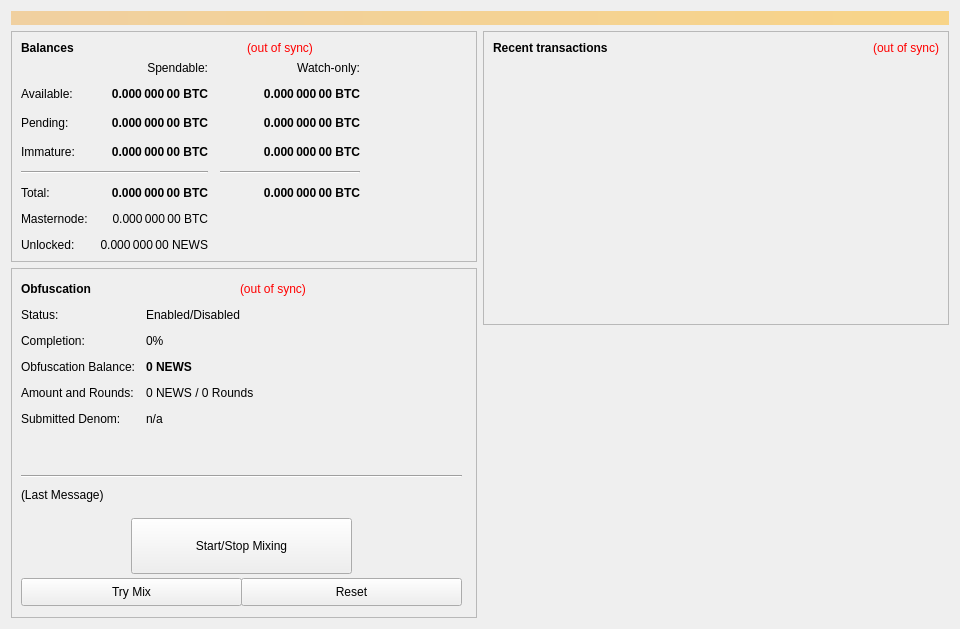
<?xml version="1.0" encoding="UTF-8"?>
<ui version="4.0">
 <class>OverviewPage</class>
 <widget class="QWidget" name="OverviewPage">
  <property name="geometry">
   <rect>
    <x>0</x>
    <y>0</y>
    <width>960</width>
    <height>615</height>
   </rect>
  </property>
  <property name="minimumSize">
   <size>
    <width>960</width>
    <height>0</height>
   </size>
  </property>
  <property name="windowTitle">
   <string>Form</string>
  </property>
  <layout class="QVBoxLayout" name="topLayout">
   <item>
    <widget class="QLabel" name="labelAlerts">
     <property name="visible">
      <bool>false</bool>
     </property>
     <property name="styleSheet">
      <string notr="true">background-color: qlineargradient(x1: 0, y1: 0, x2: 1, y2: 0, stop:0 #F0D0A0, stop:1 #F8D488); color:#000000;</string>
     </property>
     <property name="wordWrap">
      <bool>true</bool>
     </property>
     <property name="margin">
      <number>3</number>
     </property>
    </widget>
   </item>
   <item>
    <layout class="QHBoxLayout" name="horizontalLayout" stretch="1,1">
     <item>
      <layout class="QVBoxLayout" name="verticalLayout_2">
       <item>
        <widget class="QFrame" name="frame">
         <property name="frameShape">
          <enum>QFrame::StyledPanel</enum>
         </property>
         <property name="frameShadow">
          <enum>QFrame::Raised</enum>
         </property>
         <layout class="QVBoxLayout" name="verticalLayout_4">
          <item>
           <layout class="QHBoxLayout" name="horizontalLayout_4">
            <item>
             <widget class="QLabel" name="labelBalanceText">
              <property name="font">
               <font>
                <weight>75</weight>
                <bold>true</bold>
               </font>
              </property>
              <property name="text">
               <string>Balances</string>
              </property>
             </widget>
            </item>
            <item>
             <widget class="QLabel" name="labelWalletStatus">
     <property name="visible">
      <bool>false</bool>
     </property>
              <property name="cursor">
               <cursorShape>WhatsThisCursor</cursorShape>
              </property>
              <property name="toolTip">
               <string>The displayed information may be out of date. Your wallet automatically synchronizes with the News24coin network after a connection is established, but this process has not completed yet.</string>
              </property>
              <property name="styleSheet">
               <string notr="true">QLabel { color: red; }</string>
              </property>
              <property name="text">
               <string notr="true">(out of sync)</string>
              </property>
              <property name="alignment">
               <set>Qt::AlignLeading|Qt::AlignLeft|Qt::AlignVCenter</set>
              </property>
             </widget>
            </item>
           
           </layout>
          </item>
          <item>
           <layout class="QGridLayout" name="gridLayout">
            <property name="spacing">
             <number>12</number>
            </property>
            <item row="2" column="2">
             <widget class="QLabel" name="labelWatchPending">
              <property name="font">
               <font>
                <weight>75</weight>
                <bold>true</bold>
               </font>
              </property>
              <property name="cursor">
               <cursorShape>IBeamCursor</cursorShape>
              </property>
              <property name="toolTip">
               <string>Unconfirmed transactions to watch-only addresses</string>
              </property>
              <property name="text">
               <string notr="true">0.000 000 00 BTC</string>
              </property>
              <property name="alignment">
               <set>Qt::AlignRight|Qt::AlignTrailing|Qt::AlignVCenter</set>
              </property>
              <property name="textInteractionFlags">
               <set>Qt::LinksAccessibleByMouse|Qt::TextSelectableByKeyboard|Qt::TextSelectableByMouse</set>
              </property>
             </widget>
            </item>
            <item row="2" column="1">
             <widget class="QLabel" name="labelUnconfirmed">
              <property name="font">
               <font>
                <weight>75</weight>
                <bold>true</bold>
               </font>
              </property>
              <property name="cursor">
               <cursorShape>IBeamCursor</cursorShape>
              </property>
              <property name="toolTip">
               <string>Total of transactions that have yet to be confirmed, and do not yet count toward the spendable balance</string>
              </property>
              <property name="text">
               <string notr="true">0.000 000 00 BTC</string>
              </property>
              <property name="alignment">
               <set>Qt::AlignRight|Qt::AlignTrailing|Qt::AlignVCenter</set>
              </property>
              <property name="textInteractionFlags">
               <set>Qt::LinksAccessibleByMouse|Qt::TextSelectableByKeyboard|Qt::TextSelectableByMouse</set>
              </property>
             </widget>
            </item>
            <item row="3" column="2">
             <widget class="QLabel" name="labelWatchImmature">
              <property name="font">
               <font>
                <weight>75</weight>
                <bold>true</bold>
               </font>
              </property>
              <property name="cursor">
               <cursorShape>IBeamCursor</cursorShape>
              </property>
              <property name="toolTip">
               <string>Staked or masternode rewards in watch-only addresses that has not yet matured</string>
              </property>
              <property name="text">
               <string notr="true">0.000 000 00 BTC</string>
              </property>
              <property name="alignment">
               <set>Qt::AlignRight|Qt::AlignTrailing|Qt::AlignVCenter</set>
              </property>
              <property name="textInteractionFlags">
               <set>Qt::LinksAccessibleByMouse|Qt::TextSelectableByKeyboard|Qt::TextSelectableByMouse</set>
              </property>
             </widget>
            </item>
            <item row="4" column="0" colspan="2">
             <widget class="Line" name="lineSpendableBalance">
              <property name="orientation">
               <enum>Qt::Horizontal</enum>
              </property>
             </widget>
            </item>
            <item row="4" column="2">
             <widget class="Line" name="lineWatchBalance">
              <property name="sizePolicy">
               <sizepolicy hsizetype="Preferred" vsizetype="Fixed">
                <horstretch>0</horstretch>
                <verstretch>0</verstretch>
               </sizepolicy>
              </property>
              <property name="minimumSize">
               <size>
                <width>140</width>
                <height>0</height>
               </size>
              </property>
              <property name="orientation">
               <enum>Qt::Horizontal</enum>
              </property>
             </widget>
            </item>
            <item row="5" column="0">
             <widget class="QLabel" name="labelTotalText">
              <property name="text">
               <string>Total:</string>
              </property>
             </widget>
            </item>
            <item row="3" column="1">
             <widget class="QLabel" name="labelImmature">
              <property name="font">
               <font>
                <weight>75</weight>
                <bold>true</bold>
               </font>
              </property>
              <property name="cursor">
               <cursorShape>IBeamCursor</cursorShape>
              </property>
              <property name="toolTip">
               <string>Staked or masternode rewards that has not yet matured</string>
              </property>
              <property name="text">
               <string notr="true">0.000 000 00 BTC</string>
              </property>
              <property name="alignment">
               <set>Qt::AlignRight|Qt::AlignTrailing|Qt::AlignVCenter</set>
              </property>
              <property name="textInteractionFlags">
               <set>Qt::LinksAccessibleByMouse|Qt::TextSelectableByKeyboard|Qt::TextSelectableByMouse</set>
              </property>
             </widget>
            </item>
            <item row="2" column="3">
             <spacer name="horizontalSpacer_2">
              <property name="orientation">
               <enum>Qt::Horizontal</enum>
              </property>
              <property name="sizeHint" stdset="0">
               <size>
                <width>40</width>
                <height>20</height>
               </size>
              </property>
             </spacer>
            </item>
            <item row="3" column="0">
             <widget class="QLabel" name="labelImmatureText">
              <property name="text">
               <string>Immature:</string>
              </property>
             </widget>
            </item>
            <item row="5" column="1">
             <widget class="QLabel" name="labelTotal">
              <property name="font">
               <font>
                <weight>75</weight>
                <bold>true</bold>
               </font>
              </property>
              <property name="cursor">
               <cursorShape>IBeamCursor</cursorShape>
              </property>
              <property name="toolTip">
               <string>Your current total balance</string>
              </property>
              <property name="text">
               <string notr="true">0.000 000 00 BTC</string>
              </property>
              <property name="alignment">
               <set>Qt::AlignRight|Qt::AlignTrailing|Qt::AlignVCenter</set>
              </property>
              <property name="textInteractionFlags">
               <set>Qt::LinksAccessibleByMouse|Qt::TextSelectableByKeyboard|Qt::TextSelectableByMouse</set>
              </property>
             </widget>
            </item>
            <item row="5" column="2">
             <widget class="QLabel" name="labelWatchTotal">
              <property name="font">
               <font>
                <weight>75</weight>
                <bold>true</bold>
               </font>
              </property>
              <property name="cursor">
               <cursorShape>IBeamCursor</cursorShape>
              </property>
              <property name="toolTip">
               <string>Current total balance in watch-only addresses</string>
              </property>
              <property name="text">
               <string notr="true">0.000 000 00 BTC</string>
              </property>
              <property name="alignment">
               <set>Qt::AlignRight|Qt::AlignTrailing|Qt::AlignVCenter</set>
              </property>
              <property name="textInteractionFlags">
               <set>Qt::LinksAccessibleByMouse|Qt::TextSelectableByKeyboard|Qt::TextSelectableByMouse</set>
              </property>
             </widget>
            </item>
            <item row="0" column="2">
             <widget class="QLabel" name="labelWatchonly">
              <property name="text">
               <string>Watch-only:</string>
              </property>
              <property name="alignment">
               <set>Qt::AlignRight|Qt::AlignTrailing|Qt::AlignVCenter</set>
              </property>
             </widget>
            </item>
            <item row="1" column="0">
             <widget class="QLabel" name="label_5">
              <property name="text">
               <string>Available:</string>
              </property>
             </widget>
            </item>
            <item row="1" column="1">
             <widget class="QLabel" name="labelBalance">
              <property name="font">
               <font>
                <weight>75</weight>
                <bold>true</bold>
               </font>
              </property>
              <property name="cursor">
               <cursorShape>IBeamCursor</cursorShape>
              </property>
              <property name="toolTip">
               <string>Your current spendable balance</string>
              </property>
              <property name="text">
               <string notr="true">0.000 000 00 BTC</string>
              </property>
              <property name="alignment">
               <set>Qt::AlignRight|Qt::AlignTrailing|Qt::AlignVCenter</set>
              </property>
              <property name="textInteractionFlags">
               <set>Qt::LinksAccessibleByMouse|Qt::TextSelectableByKeyboard|Qt::TextSelectableByMouse</set>
              </property>
             </widget>
            </item>
            <item row="1" column="2">
             <widget class="QLabel" name="labelWatchAvailable">
              <property name="font">
               <font>
                <weight>75</weight>
                <bold>true</bold>
               </font>
              </property>
              <property name="cursor">
               <cursorShape>IBeamCursor</cursorShape>
              </property>
              <property name="toolTip">
               <string>Your current balance in watch-only addresses</string>
              </property>
              <property name="text">
               <string notr="true">0.000 000 00 BTC</string>
              </property>
              <property name="alignment">
               <set>Qt::AlignRight|Qt::AlignTrailing|Qt::AlignVCenter</set>
              </property>
              <property name="textInteractionFlags">
               <set>Qt::LinksAccessibleByMouse|Qt::TextSelectableByKeyboard|Qt::TextSelectableByMouse</set>
              </property>
             </widget>
            </item>
            <item row="2" column="0">
             <widget class="QLabel" name="labelPendingText">
              <property name="text">
               <string>Pending:</string>
              </property>
             </widget>
            </item>
            <item row="0" column="1">
             <widget class="QLabel" name="labelSpendable">
              <property name="text">
               <string>Spendable:</string>
              </property>
              <property name="alignment">
               <set>Qt::AlignRight|Qt::AlignTrailing|Qt::AlignVCenter</set>
              </property>
             </widget>
            </item>
		<item row="6" column="1">
              <widget class="QLabel" name="labelLockedBalance">
               <property name="toolTip">
                <string>Masternode collaterals</string>
               </property>
              <property name="text">
               <string notr="true">0.000 000 00 BTC</string>
              </property>
              <property name="alignment">
               <set>Qt::AlignRight|Qt::AlignTrailing|Qt::AlignVCenter</set>
              </property>
              <property name="textInteractionFlags">
               <set>Qt::LinksAccessibleByMouse|Qt::TextSelectableByKeyboard|Qt::TextSelectableByMouse</set>
              </property>
             </widget>
            </item>
             <item row="6" column="0">
              <widget class="QLabel" name="labelLockedBalanceText">
               <property name="toolTip">
                <string>Masternode collaterals</string>
               </property>
               <property name="text">
                <string>Masternode:</string>
               </property>
              </widget>
             </item>
             <item row="7" column="0">
              <widget class="QLabel" name="labelUnLockedBalanceText">
     <property name="visible">
      <bool>false</bool>
     </property>
               <property name="toolTip">
                <string>Unlocked NEWS.</string>
               </property>
               <property name="text">
                <string>Unlocked:</string>
               </property>
              </widget>
             </item>
             <item row="7" column="1">
              <widget class="QLabel" name="labelUnLockedBalance">
     <property name="visible">
      <bool>false</bool>
     </property>
               <property name="toolTip">
                <string>Unlocked NEWS.</string>
               </property>
               <property name="text">
                <string>0.000 000 00 NEWS</string>
               </property>
               <property name="alignment">
                <set>Qt::AlignRight|Qt::AlignTrailing|Qt::AlignVCenter</set>
               </property>
              </widget>
             </item>
           </layout>
          </item>
         </layout>
        </widget>
       </item>
       <item>
        <widget class="QFrame" name="frameObfuscation">
         <property name="minimumSize">
          <size>
           <width>0</width>
           <height>350</height>
          </size>
         </property>
         <property name="layoutDirection">
          <enum>Qt::LeftToRight</enum>
         </property>
         <property name="frameShape">
          <enum>QFrame::StyledPanel</enum>
         </property>
         <property name="frameShadow">
          <enum>QFrame::Raised</enum>
         </property>
         <widget class="QWidget" name="formLayoutWidget">
          <property name="geometry">
           <rect>
            <x>10</x>
            <y>40</y>
            <width>451</width>
            <height>161</height>
           </rect>
          </property>
          <layout class="QFormLayout" name="formLayout">
           <property name="fieldGrowthPolicy">
            <enum>QFormLayout::AllNonFixedFieldsGrow</enum>
           </property>
           <property name="horizontalSpacing">
            <number>11</number>
           </property>
           <property name="verticalSpacing">
            <number>12</number>
           </property>
           <item row="0" column="0">
            <widget class="QLabel" name="label_6">
             <property name="text">
              <string>Status:</string>
             </property>
            </widget>
           </item>
           <item row="1" column="0">
            <widget class="QLabel" name="label_7">
             <property name="text">
              <string>Completion:</string>
             </property>
            </widget>
           </item>
           <item row="1" column="1">
            <widget class="QLabel" name="obfuscationProgress">
             <property name="maximumSize">
              <size>
               <width>154</width>
               <height>16777215</height>
              </size>
             </property>
             <property name="text">
              <string>0%</string>
             </property>
            </widget>
           </item>
           <item row="2" column="0">
            <widget class="QLabel" name="labelAnonymizedText">
             <property name="text">
              <string>Obfuscation Balance:</string>
             </property>
            </widget>
           </item>
           <item row="2" column="1">
            <widget class="QLabel" name="labelAnonymized">
             <property name="font">
              <font>
               <weight>75</weight>
               <bold>true</bold>
              </font>
             </property>
             <property name="text">
              <string notr="true">0 NEWS</string>
             </property>
            </widget>
           </item>
           <item row="3" column="0">
            <widget class="QLabel" name="label_8">
             <property name="text">
              <string>Amount and Rounds:</string>
             </property>
            </widget>
           </item>
           <item row="3" column="1">
            <widget class="QLabel" name="labelAmountRounds">
             <property name="text">
              <string>0 NEWS / 0 Rounds</string>
             </property>
            </widget>
           </item>
           <item row="4" column="0">
            <widget class="QLabel" name="label_9">
             <property name="text">
              <string>Submitted Denom:</string>
             </property>
            </widget>
           </item>
           <item row="4" column="1">
            <widget class="QLabel" name="labelSubmittedDenom">
             <property name="toolTip">
              <string>The denominations you submitted to the Masternode.&lt;br&gt;To mix, other users must submit the exact same denominations.</string>
             </property>
             <property name="text">
              <string>n/a</string>
             </property>
            </widget>
           </item>
           <item row="0" column="1">
            <widget class="QLabel" name="obfuscationEnabled">
             <property name="text">
              <string>Enabled/Disabled</string>
             </property>
            </widget>
           </item>
          </layout>
         </widget>
         <widget class="QPushButton" name="runAutoDenom">
          <property name="geometry">
           <rect>
            <x>251</x>
            <y>17</y>
            <width>1</width>
            <height>1</height>
           </rect>
          </property>
          <property name="palette">
           <palette>
            <active>
             <colorrole role="WindowText">
              <brush brushstyle="SolidPattern">
               <color alpha="255">
                <red>0</red>
                <green>0</green>
                <blue>0</blue>
               </color>
              </brush>
             </colorrole>
             <colorrole role="Button">
              <brush brushstyle="SolidPattern">
               <color alpha="255">
                <red>239</red>
                <green>238</green>
                <blue>238</blue>
               </color>
              </brush>
             </colorrole>
             <colorrole role="Light">
              <brush brushstyle="SolidPattern">
               <color alpha="255">
                <red>255</red>
                <green>255</green>
                <blue>255</blue>
               </color>
              </brush>
             </colorrole>
             <colorrole role="Midlight">
              <brush brushstyle="SolidPattern">
               <color alpha="255">
                <red>247</red>
                <green>246</green>
                <blue>246</blue>
               </color>
              </brush>
             </colorrole>
             <colorrole role="Dark">
              <brush brushstyle="SolidPattern">
               <color alpha="255">
                <red>119</red>
                <green>119</green>
                <blue>119</blue>
               </color>
              </brush>
             </colorrole>
             <colorrole role="Mid">
              <brush brushstyle="SolidPattern">
               <color alpha="255">
                <red>159</red>
                <green>159</green>
                <blue>159</blue>
               </color>
              </brush>
             </colorrole>
             <colorrole role="Text">
              <brush brushstyle="SolidPattern">
               <color alpha="255">
                <red>0</red>
                <green>0</green>
                <blue>0</blue>
               </color>
              </brush>
             </colorrole>
             <colorrole role="BrightText">
              <brush brushstyle="SolidPattern">
               <color alpha="255">
                <red>255</red>
                <green>255</green>
                <blue>255</blue>
               </color>
              </brush>
             </colorrole>
             <colorrole role="ButtonText">
              <brush brushstyle="SolidPattern">
               <color alpha="255">
                <red>0</red>
                <green>0</green>
                <blue>0</blue>
               </color>
              </brush>
             </colorrole>
             <colorrole role="Base">
              <brush brushstyle="SolidPattern">
               <color alpha="255">
                <red>255</red>
                <green>255</green>
                <blue>255</blue>
               </color>
              </brush>
             </colorrole>
             <colorrole role="Window">
              <brush brushstyle="SolidPattern">
               <color alpha="255">
                <red>239</red>
                <green>238</green>
                <blue>238</blue>
               </color>
              </brush>
             </colorrole>
             <colorrole role="Shadow">
              <brush brushstyle="SolidPattern">
               <color alpha="255">
                <red>0</red>
                <green>0</green>
                <blue>0</blue>
               </color>
              </brush>
             </colorrole>
             <colorrole role="AlternateBase">
              <brush brushstyle="SolidPattern">
               <color alpha="255">
                <red>247</red>
                <green>246</green>
                <blue>246</blue>
               </color>
              </brush>
             </colorrole>
             <colorrole role="ToolTipBase">
              <brush brushstyle="SolidPattern">
               <color alpha="255">
                <red>255</red>
                <green>255</green>
                <blue>220</blue>
               </color>
              </brush>
             </colorrole>
             <colorrole role="ToolTipText">
              <brush brushstyle="SolidPattern">
               <color alpha="255">
                <red>0</red>
                <green>0</green>
                <blue>0</blue>
               </color>
              </brush>
             </colorrole>
            </active>
            <inactive>
             <colorrole role="WindowText">
              <brush brushstyle="SolidPattern">
               <color alpha="255">
                <red>0</red>
                <green>0</green>
                <blue>0</blue>
               </color>
              </brush>
             </colorrole>
             <colorrole role="Button">
              <brush brushstyle="SolidPattern">
               <color alpha="255">
                <red>239</red>
                <green>238</green>
                <blue>238</blue>
               </color>
              </brush>
             </colorrole>
             <colorrole role="Light">
              <brush brushstyle="SolidPattern">
               <color alpha="255">
                <red>255</red>
                <green>255</green>
                <blue>255</blue>
               </color>
              </brush>
             </colorrole>
             <colorrole role="Midlight">
              <brush brushstyle="SolidPattern">
               <color alpha="255">
                <red>247</red>
                <green>246</green>
                <blue>246</blue>
               </color>
              </brush>
             </colorrole>
             <colorrole role="Dark">
              <brush brushstyle="SolidPattern">
               <color alpha="255">
                <red>119</red>
                <green>119</green>
                <blue>119</blue>
               </color>
              </brush>
             </colorrole>
             <colorrole role="Mid">
              <brush brushstyle="SolidPattern">
               <color alpha="255">
                <red>159</red>
                <green>159</green>
                <blue>159</blue>
               </color>
              </brush>
             </colorrole>
             <colorrole role="Text">
              <brush brushstyle="SolidPattern">
               <color alpha="255">
                <red>0</red>
                <green>0</green>
                <blue>0</blue>
               </color>
              </brush>
             </colorrole>
             <colorrole role="BrightText">
              <brush brushstyle="SolidPattern">
               <color alpha="255">
                <red>255</red>
                <green>255</green>
                <blue>255</blue>
               </color>
              </brush>
             </colorrole>
             <colorrole role="ButtonText">
              <brush brushstyle="SolidPattern">
               <color alpha="255">
                <red>0</red>
                <green>0</green>
                <blue>0</blue>
               </color>
              </brush>
             </colorrole>
             <colorrole role="Base">
              <brush brushstyle="SolidPattern">
               <color alpha="255">
                <red>255</red>
                <green>255</green>
                <blue>255</blue>
               </color>
              </brush>
             </colorrole>
             <colorrole role="Window">
              <brush brushstyle="SolidPattern">
               <color alpha="255">
                <red>239</red>
                <green>238</green>
                <blue>238</blue>
               </color>
              </brush>
             </colorrole>
             <colorrole role="Shadow">
              <brush brushstyle="SolidPattern">
               <color alpha="255">
                <red>0</red>
                <green>0</green>
                <blue>0</blue>
               </color>
              </brush>
             </colorrole>
             <colorrole role="AlternateBase">
              <brush brushstyle="SolidPattern">
               <color alpha="255">
                <red>247</red>
                <green>246</green>
                <blue>246</blue>
               </color>
              </brush>
             </colorrole>
             <colorrole role="ToolTipBase">
              <brush brushstyle="SolidPattern">
               <color alpha="255">
                <red>255</red>
                <green>255</green>
                <blue>220</blue>
               </color>
              </brush>
             </colorrole>
             <colorrole role="ToolTipText">
              <brush brushstyle="SolidPattern">
               <color alpha="255">
                <red>0</red>
                <green>0</green>
                <blue>0</blue>
               </color>
              </brush>
             </colorrole>
            </inactive>
            <disabled>
             <colorrole role="WindowText">
              <brush brushstyle="SolidPattern">
               <color alpha="255">
                <red>119</red>
                <green>119</green>
                <blue>119</blue>
               </color>
              </brush>
             </colorrole>
             <colorrole role="Button">
              <brush brushstyle="SolidPattern">
               <color alpha="255">
                <red>239</red>
                <green>238</green>
                <blue>238</blue>
               </color>
              </brush>
             </colorrole>
             <colorrole role="Light">
              <brush brushstyle="SolidPattern">
               <color alpha="255">
                <red>255</red>
                <green>255</green>
                <blue>255</blue>
               </color>
              </brush>
             </colorrole>
             <colorrole role="Midlight">
              <brush brushstyle="SolidPattern">
               <color alpha="255">
                <red>247</red>
                <green>246</green>
                <blue>246</blue>
               </color>
              </brush>
             </colorrole>
             <colorrole role="Dark">
              <brush brushstyle="SolidPattern">
               <color alpha="255">
                <red>119</red>
                <green>119</green>
                <blue>119</blue>
               </color>
              </brush>
             </colorrole>
             <colorrole role="Mid">
              <brush brushstyle="SolidPattern">
               <color alpha="255">
                <red>159</red>
                <green>159</green>
                <blue>159</blue>
               </color>
              </brush>
             </colorrole>
             <colorrole role="Text">
              <brush brushstyle="SolidPattern">
               <color alpha="255">
                <red>119</red>
                <green>119</green>
                <blue>119</blue>
               </color>
              </brush>
             </colorrole>
             <colorrole role="BrightText">
              <brush brushstyle="SolidPattern">
               <color alpha="255">
                <red>255</red>
                <green>255</green>
                <blue>255</blue>
               </color>
              </brush>
             </colorrole>
             <colorrole role="ButtonText">
              <brush brushstyle="SolidPattern">
               <color alpha="255">
                <red>119</red>
                <green>119</green>
                <blue>119</blue>
               </color>
              </brush>
             </colorrole>
             <colorrole role="Base">
              <brush brushstyle="SolidPattern">
               <color alpha="255">
                <red>239</red>
                <green>238</green>
                <blue>238</blue>
               </color>
              </brush>
             </colorrole>
             <colorrole role="Window">
              <brush brushstyle="SolidPattern">
               <color alpha="255">
                <red>239</red>
                <green>238</green>
                <blue>238</blue>
               </color>
              </brush>
             </colorrole>
             <colorrole role="Shadow">
              <brush brushstyle="SolidPattern">
               <color alpha="255">
                <red>0</red>
                <green>0</green>
                <blue>0</blue>
               </color>
              </brush>
             </colorrole>
             <colorrole role="AlternateBase">
              <brush brushstyle="SolidPattern">
               <color alpha="255">
                <red>239</red>
                <green>238</green>
                <blue>238</blue>
               </color>
              </brush>
             </colorrole>
             <colorrole role="ToolTipBase">
              <brush brushstyle="SolidPattern">
               <color alpha="255">
                <red>255</red>
                <green>255</green>
                <blue>220</blue>
               </color>
              </brush>
             </colorrole>
             <colorrole role="ToolTipText">
              <brush brushstyle="SolidPattern">
               <color alpha="255">
                <red>0</red>
                <green>0</green>
                <blue>0</blue>
               </color>
              </brush>
             </colorrole>
            </disabled>
           </palette>
          </property>
          <property name="focusPolicy">
           <enum>Qt::NoFocus</enum>
          </property>
          <property name="autoFillBackground">
           <bool>true</bool>
          </property>
          <property name="text">
           <string/>
          </property>
          <property name="flat">
           <bool>true</bool>
          </property>
         </widget>
         <widget class="QPushButton" name="toggleObfuscation">
          <property name="geometry">
           <rect>
            <x>120</x>
            <y>250</y>
            <width>221</width>
            <height>56</height>
           </rect>
          </property>
          <property name="sizePolicy">
           <sizepolicy hsizetype="MinimumExpanding" vsizetype="Fixed">
            <horstretch>0</horstretch>
            <verstretch>0</verstretch>
           </sizepolicy>
          </property>
          <property name="text">
           <string>Start/Stop Mixing</string>
          </property>
         </widget>
         <widget class="Line" name="lineLastMessage">
          <property name="geometry">
           <rect>
            <x>10</x>
            <y>200</y>
            <width>441</width>
            <height>16</height>
           </rect>
          </property>
          <property name="orientation">
           <enum>Qt::Horizontal</enum>
          </property>
         </widget>
         <widget class="QLabel" name="obfuscationStatus">
          <property name="geometry">
           <rect>
            <x>10</x>
            <y>220</y>
            <width>451</width>
            <height>61</height>
           </rect>
          </property>
          <property name="minimumSize">
           <size>
            <width>288</width>
            <height>43</height>
           </size>
          </property>
          <property name="text">
           <string>(Last Message)</string>
          </property>
          <property name="alignment">
           <set>Qt::AlignLeading|Qt::AlignLeft|Qt::AlignTop</set>
          </property>
          <property name="wordWrap">
           <bool>true</bool>
          </property>
         </widget>
         <widget class="QPushButton" name="obfuscationAuto">
          <property name="geometry">
           <rect>
            <x>10</x>
            <y>310</y>
            <width>221</width>
            <height>28</height>
           </rect>
          </property>
          <property name="sizePolicy">
           <sizepolicy hsizetype="MinimumExpanding" vsizetype="Fixed">
            <horstretch>0</horstretch>
            <verstretch>0</verstretch>
           </sizepolicy>
          </property>
          <property name="toolTip">
           <string>Try to manually submit a Obfuscation request.</string>
          </property>
          <property name="text">
           <string>Try Mix</string>
          </property>
         </widget>
         <widget class="QPushButton" name="obfuscationReset">
          <property name="geometry">
           <rect>
            <x>230</x>
            <y>310</y>
            <width>221</width>
            <height>28</height>
           </rect>
          </property>
          <property name="sizePolicy">
           <sizepolicy hsizetype="MinimumExpanding" vsizetype="Fixed">
            <horstretch>0</horstretch>
            <verstretch>0</verstretch>
           </sizepolicy>
          </property>
          <property name="toolTip">
           <string>Reset the current status of Obfuscation (can interrupt Obfuscation if it's in the process of Mixing, which can cost you money!)</string>
          </property>
          <property name="autoFillBackground">
           <bool>false</bool>
          </property>
          <property name="text">
           <string>Reset</string>
          </property>
         </widget>
         <widget class="QWidget" name="layoutWidget">
          <property name="geometry">
           <rect>
            <x>10</x>
            <y>10</y>
            <width>431</width>
            <height>22</height>
           </rect>
          </property>
          <layout class="QHBoxLayout" name="horizontalLayout_5">
           <item>
            <widget class="QLabel" name="label_2">
             <property name="font">
              <font>
               <weight>75</weight>
               <bold>true</bold>
              </font>
             </property>
             <property name="text">
              <string>Obfuscation</string>
             </property>
            </widget>
           </item>
           <item>
            <widget class="QLabel" name="labelObfuscationSyncStatus">
     <property name="visible">
      <bool>false</bool>
     </property>
             <property name="toolTip">
              <string>The displayed information may be out of date. Your wallet automatically synchronizes with the News24coin network after a connection is established, but this process has not completed yet.</string>
             </property>
             <property name="styleSheet">
              <string notr="true">QLabel { color: red; }</string>
             </property>
             <property name="text">
              <string notr="true">(out of sync)</string>
             </property>
             <property name="alignment">
              <set>Qt::AlignLeading|Qt::AlignLeft|Qt::AlignVCenter</set>
             </property>
            </widget>
           </item>
          
          </layout>
         </widget>
        </widget>
       </item>
       <item>
        <spacer name="verticalSpacer">
         <property name="orientation">
          <enum>Qt::Vertical</enum>
         </property>
         <property name="sizeHint" stdset="0">
          <size>
           <width>20</width>
           <height>40</height>
          </size>
         </property>
        </spacer>
       </item>
      </layout>
     </item>
     <item>
      <layout class="QVBoxLayout" name="verticalLayout_3">
       <item>
        <widget class="QFrame" name="frame_2">
         <property name="frameShape">
          <enum>QFrame::StyledPanel</enum>
         </property>
         <property name="frameShadow">
          <enum>QFrame::Raised</enum>
         </property>
         <layout class="QVBoxLayout" name="verticalLayout">

          <item>
           <layout class="QHBoxLayout" name="horizontalLayout_2">
            <item>
             <widget class="QLabel" name="label_4">
              <property name="font">
               <font>
                <weight>75</weight>
                <bold>true</bold>
               </font>
              </property>
              <property name="text">
               <string>Recent transactions</string>
              </property>
             </widget>
            </item>
            <item>
             <widget class="QLabel" name="labelTransactionsStatus">
     <property name="visible">
      <bool>false</bool>
     </property>
              <property name="cursor">
               <cursorShape>WhatsThisCursor</cursorShape>
              </property>
              <property name="toolTip">
               <string>The displayed information may be out of date. Your wallet automatically synchronizes with the News24coin network after a connection is established, but this process has not completed yet.</string>
              </property>
              <property name="styleSheet">
               <string notr="true">QLabel { color: red; }</string>
              </property>
              <property name="text">
               <string notr="true">(out of sync)</string>
              </property>
              <property name="alignment">
               <set>Qt::AlignRight|Qt::AlignTrailing|Qt::AlignVCenter</set>
              </property>
             </widget>
            </item>

           </layout>
          </item>
          <item>
           <widget class="QListView" name="listTransactions">
            <property name="styleSheet">
             <string notr="true">QListView { background: transparent; }</string>
            </property>
            <property name="frameShape">
             <enum>QFrame::NoFrame</enum>
            </property>
            <property name="verticalScrollBarPolicy">
             <enum>Qt::ScrollBarAlwaysOff</enum>
            </property>
            <property name="horizontalScrollBarPolicy">
             <enum>Qt::ScrollBarAlwaysOff</enum>
            </property>
            <property name="selectionMode">
             <enum>QAbstractItemView::NoSelection</enum>
            </property>
           </widget>
          </item>
         </layout>
        </widget>
       </item>
       <item>
        <spacer name="verticalSpacer_2">
         <property name="orientation">
          <enum>Qt::Vertical</enum>
         </property>
         <property name="sizeType">
          <enum>QSizePolicy::Expanding</enum>
         </property>
         <property name="sizeHint" stdset="0">
          <size>
           <width>20</width>
           <height>40</height>
          </size>
         </property>
        </spacer>
       </item>
      </layout>
     </item>
    </layout>
   </item>
  </layout>
 </widget>
 <resources/>
 <connections/>
</ui>
